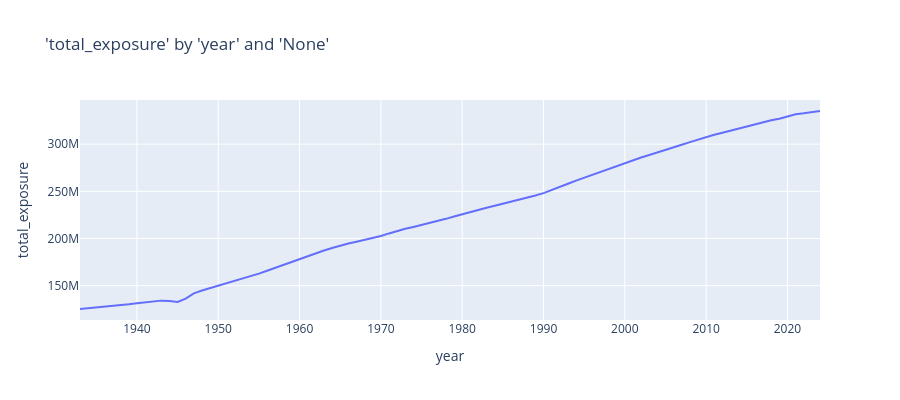

The cell this chart's notebook holds for it:
### Markdown cell above
### Chart

### Code cell
charters.chart(
    df=hmd_df,
    x_axis="year",
    y_axis="total_exposure",
    display=True,
)
